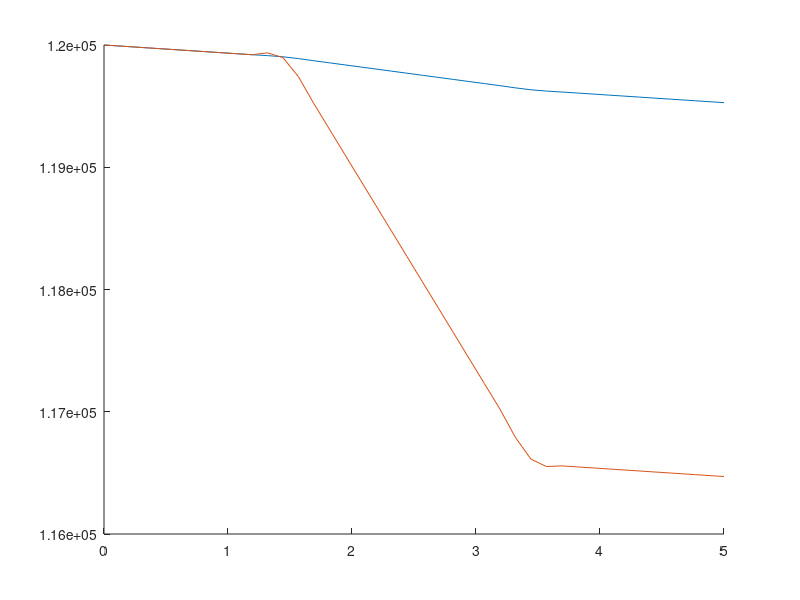

MATLAB code to generate this figure:
function zadanie2()
    Q = 2;
    p = 1.06;
    n = 0.053;
    Y0 = 1.2 * 10^5;
    tspan = [0,5];
    z = 0:0.01:4.99;
  
    
   dz1 = @(z,y) (-(4.*Q^2).*p)./(3.*A(z)) .* ((A(z+0.001) - A(z-0.001))./0.002) - (8*pi * n * Q )./ ((A(z)).^2);
   
   dz2 = @(z,y) (-(4.*Q^2).*p)./(3.*A2(z)) .* ((A2(z+0.001) - A2(z-0.001))./0.002) - (8*pi * n * Q )./ ((A2(z)).^2);
   
   [t_ode,y] = ode45(dz1,tspan,Y0);
   [t_ode2,y2] = ode45(dz2,tspan,Y0);

   hold on
   plot(t_ode,y);
   plot(t_ode2,y2);
   hold off

function wynik =  A(x)
    wynik = zeros(1,length(x));
    wynik(x < 0.3*5 | x > 0.7*5) = 0.2;
    wynik(x >= 0.3*5 & x <= 0.7*5) = 0.7*0.2;
    

function wynik =  A2(x)
    wynik = zeros(1,length(x));
    wynik(x < 0.3*5 | x > 0.7*5) = 0.2;
    wynik(x >= 0.3*5 & x <= 0.7*5) = 0.2*0.2;
    